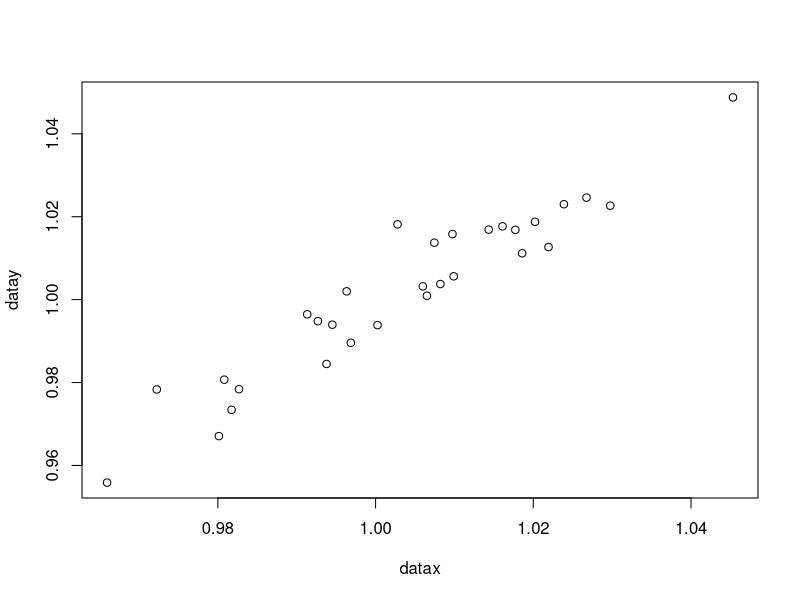

This chart was generated by the following R code:
# -------------------------------------------------
# Mindanao State University
# General Santos City
# Mathematics Department
# April 19, 2021
#
# Basic Programming in R
# Prepared by: Prof. Carlito Daarol
# for BS Math/BS IT/BS Econ students
# during the second pandemic semester
#
# This is a self-guided tutorial
# Do not run all lines at once. You will become an idiot if you do so
# thinking about which input generates a particular output

## The main task is to illustrate how a repetitive tasks is accomplished
## using a single for loop and with other logical flow controls
## like the if condition, the ifelse condition which can help you
## build your logic when you perform a repetitive task


## This module includes the following
## various examples of how to formulate or solve common problems
## using Single for loop

## Some logical flow controls are also illustrated within the loop
## if ... else ..controls
## single condition within if controls
## multiple conditions within if controls
# ---------------------------------------------



# ------------------------------------------------------------------
# Single for loop
# Objective is to repeat the process for several times
# The number of output depends on the starting value and the ending value
# You must highlight thw whole for loop block to run the next examples
# Various logic of the single for loop are given
# So it is up really on your side to understand each style of looping
# using the R programming language
# -------------------------------------------------------------------


# The examples are given with an increasing degree of complication
# Of course the degree of complication depends on how easy or hard the problem is
# kaya basa(4x)  and think what the logic is telling you.



# Example 1: This example will print the line I hate you for 3 times
for (i in 1:3) {
  print("I hate you")
}



# Example 2: This example will print the line I hate you for 4 times
for (i in 4:7) {
  print("I hate you")
}



# Examole 3: This example will print the line I hate you for 100 times
lim = 1000
for (i in 1:lim) {
  print("I hate you")
}
# Imagine yourself writing down the sentence "I hate you." for 1000 times.



# Example 4: This example will print the line I hate you for 1000 times
lim = 1000
for (i in 1:lim) {
  print(paste0(i,". ","I hate you"))
}
# new R command illustrated to connect the index and the sentence



# Example 5: This example will print the line I hate you for 1000 times
lim = 1000
for (i in 1:lim) {
  print(noquote(paste0(i,". ","I hate you")))
}
# i want clean output



# Example 6: This example will count the number of times the task is repeated
counter = 0
lim = 1000

for (i in 351:lim) {
  counter = counter + 1   # increment the counter for each i
}
print(noquote(paste0("The value of counter variable is ", counter, ".")))




# Example 7: This example will display and count the number of lines
startval  = 1000
endval = 3000
counter = 0
txtline = "I like you now."

for (i in startval:endval) {
  counter = counter + 1
  print(noquote(paste0(counter,". ",txtline)))
}
print(noquote(paste0("There are ", counter, " lines generated.")))




# Example 8: This example will display and count the number of lines

startval  = 1000
endval = 3000
counter = 0
txtline = "I like you now."

for (i in startval:endval) {
  counter = counter + 1
  print(noquote(paste0(counter,". ",txtline)))
}
print(noquote(paste0("There are ", counter, " lines generated.")))




# Example 9: This example will display and count the number of lines
# until a pre defined limit is reached
# This means you can terminate the looping process


startval  = 1000
endval = 3000
counter = 0
txtline = "I like you now."
stop = 64


for (i in startval:endval) {
  counter = counter + 1
  print(noquote(paste0(counter,". ",txtline)))

  if (counter == stop) break  ## break means stop or exit the loop

}
print(noquote(paste0("There are ", counter, " lines generated.")))



# Example 10: This example will display and count the number of lines
# until a pre defined limit is reached
# This means you can terminate the looping process
# with the added condition that we display only the line if the
# value of the index is even

# Recall:  A number is even if it is divisible by 2, meaning if the remainder is 0
# when that number is divided by 2

startval  = 1000
endval = 3000
counter = 0
txtline = "I like you now."
stop = 64


for (Age in startval:endval){

  # test if Age is an even number
  if((Age %% 2) == 0) {
    counter = counter + 1
    print(noquote(paste0(counter,". ",txtline)))
    if (counter == stop) break  ## break means stop or exit the loop
  }
}
print(noquote(paste0("There are ", counter, " lines generated.")))
# The output is similar to the previous block.



# Example 11: This example will display and count the number of lines
# until a pre defined limit is reached
# This means you can terminate the looping process
# with the added condition that we display only the line if the
# value of the index is even

# Recall:  A number is even if it is divisible by 2, meaning if the remainder is 0
# when that number is divided by 2

startval  = 1000
endval = 3000
counter = 0
txtline = "I like you now."
stop = 64

for (Age in startval:endval){

  if((Age %% 2) == 0) {
    counter = counter + 1
    print(noquote(paste0(counter,") ",Age,". ",txtline)))
    if (counter == stop) break  ## break means stop or exit the loop
  }
}
print(noquote(paste0("There are ", counter, " lines generated.")))
# Did you see the sequence of even numbers.





# Example 12: Using arrays and count occurrence of values
# We will use the alphabet in small and capital letters


(small <- letters)
(CAPS <- LETTERS)
sentence <- "The Quick Brown fox jumps Over the Lazy dog"

startval  = 1
endval = nchar(sentence)   # get the number of characters


# setup counters
count_CAP_vowels = 0
count_CAP_consonants = 0

count_small_vowels = 0
count_small_consonants = 0

Capitals = 0
smalls = 0
spaces = 0

CAPvowels <- c("A","E","I","O","U")
smallvowels <- c("a","e","i","o","u")



for (i in startval:endval){

  # extract one letter at a time from the sentence
  # "The Quick Brown fox jumps Over the Lazy dog"
  dat <- substring(sentence,i,i)     # for i=1, dat ="T"; for i=2, dat = "h" ...


  # check first if a blank space or not was extracted
  if (dat == " "){
    spaces = spaces + 1

  } else {   # meaning it is not a blank space

    # determine if small letter or capital letter
    CAPtrue <- ifelse(dat %in% CAPS,TRUE,FALSE)

    if (CAPtrue == TRUE){

      # increase counter for occurence of capital letter
      Capitals = Capitals + 1

      # determine if vowel or not
      CAPvowelsTF <- ifelse(dat %in% CAPvowels,TRUE,FALSE)

      if (CAPvowelsTF == TRUE) {
        count_CAP_vowels = count_CAP_vowels + 1

      } else {
        count_CAP_consonants = count_CAP_consonants + 1
      }

    } else {    # meaning dat = small letter

      smalls = smalls + 1

      # determine if vowel or not
      smallvowelsTF <- ifelse(dat %in% smallvowels,TRUE,FALSE)

      if (smallvowelsTF == TRUE) {
        count_small_vowels = count_small_vowels + 1

      } else {
        count_small_consonants = count_small_consonants + 1
      }
    }
  }
}

# display counters
spaces
count_small_vowels
count_small_consonants
count_CAP_vowels
count_CAP_consonants
sentence


# compare total counts
spaces + count_small_vowels +count_small_consonants +count_CAP_vowels +count_CAP_consonants
nchar(sentence)




# Example 13: How to compute the sum of a sequence of numbers
# what is the sum of the first 10000 integers?
# What is the sum of terms 1/2 + 1/4 + 1/8 + 1/16 + 1/32 +....
# what is the sum of terms 1/2 + 1/3 + 1/4 + 1/5 + 1/6 + ...

# solution
# You have to declare a variable and then you have to accumulate the value of that variable

N = 10000
sum1 = 0
sum2 = 0
sum3 = 0


for (i in 1:N){
  sum1 = sum1 + i            # this will handle question number 1
  sum2 = sum2 + (1/2)^i      # this will handle question number 2
  sum3 = sum3 + 1/i          # this will handle question number 3
}
# show results
sum1
sum2
sum3




# Example 14: How to compute the sum of a sequence of numbers
# what is the sum of the first N integers?
# What is the sum of terms 1/2 + 1/4 + 1/8 + 1/16 + 1/32 +....
# what is the sum of terms 1/2 + 1/3 + 1/4 + 1/5 + 1/6 + ...


# where N is a numeric array?
N <- c(10000, 20000, 30000, 40000, 50000, 60000, 70000, 80000, 90000, 100000)
# The solution of this problem cannot be solved anymore using a single loop
# That is why we have to elevate our logic using a double for loop
# We will go back to this problem later



# Example 15: Computation of the correlation coefficient between two variables

# Consider the following two numeric vectors. We would like to plot them together and also
# compute what it is the correlation coefficient


datax <- c(0.9913345,1.0027839,0.9968691,1.0161024,1.0065136,1.0297600,0.9659482,1.0185862,
           1.0097508,1.0202250,1.0238810,0.9801332,1.0099076,0.9817378,0.9963364,1.0219328,
           1.0059981,0.9722559,0.9926882,1.0267477,0.9945208,1.0177237,0.9808133,1.0143415,
           1.0074551,1.0002456,0.9937849,1.0453198,0.9826864,1.0082201)

datay <- c(0.9964580,1.0181583,0.9895960,1.0176893,1.0009406,1.0226642,0.9558703,1.0111873,1.0158226,1.0187873,
           1.0230155,0.9670798,1.0056325,0.9734213,1.0020038,1.0126897,1.0032060,0.9783406,0.9948068,1.0246172,
           0.9939589,1.0168364,0.9806948,1.0168963,1.0137382,0.9938570,0.9844847,1.0487818,0.9784052,1.0037628 )

plot(datax,datay)
# From the plot you can conclude that there is a positive upward
# linear relationship between the two vectors
# Positive linear rekationship since small values of X matches with small values of Y
# and large values of X matches with large values of Y

# load some graphic files
# you have to rename the path direction in your laptop

# Please see the formula for the correlation
# coefficient as found in the Word file

# we are going to solve for 7 quantities
# sumx = sum of all x values
# sumy = sum of all y values
# sumxy = sum of the product of x and y
# sumxsquare = sum of the square of each x value
# sumysquare = sum of the square of each y value
# squaresumx  = square of the sum of x values
# squaresumy  = square of the sum of y values
# the numerator
# the denominator
# and the finally the correlation coefficient r


# This is the single loop solution

# initialize the summation variables
sumx = 0
sumy = 0
sumxy = 0
sumxsquare = 0
sumysquare = 0
squaresumx  = 0
squaresumy  = 0

xlen = length(datax)

for (i in 1:xlen){
  sumx <- sumx + datax[i]
  sumy <- sumy + datay[i]
  sumxy <- sumxy + datax[i]*datay[i]
  sumxsquare <- sumxsquare + datax[i]*datax[i]
  sumysquare <- sumysquare + datay[i]*datay[i]
}

# the next two should be outside of the loop
# sumx and sumy must be computed first
squaresumx <- sumx^2
squaresumy <- sumy^2


# solve the numerator
nume <- xlen * sumxy - sumx * sumy

# solve the denominator
num2a <- xlen * sumxsquare - squaresumx
num2b <- xlen * sumysquare - squaresumy
deno <- sqrt(num2a*num2b)
Pearsonr <- nume/deno

# Display values
sumx
sumy
sumxy
sumxsquare
sumysquare
squaresumx
squaresumy

# display numerator,denominator and Pearsons r
nume
deno
Pearsonr

# the degree of relationship is defined as 100*r^2
(Degree_relnship <- 100*Pearsonr^2)

